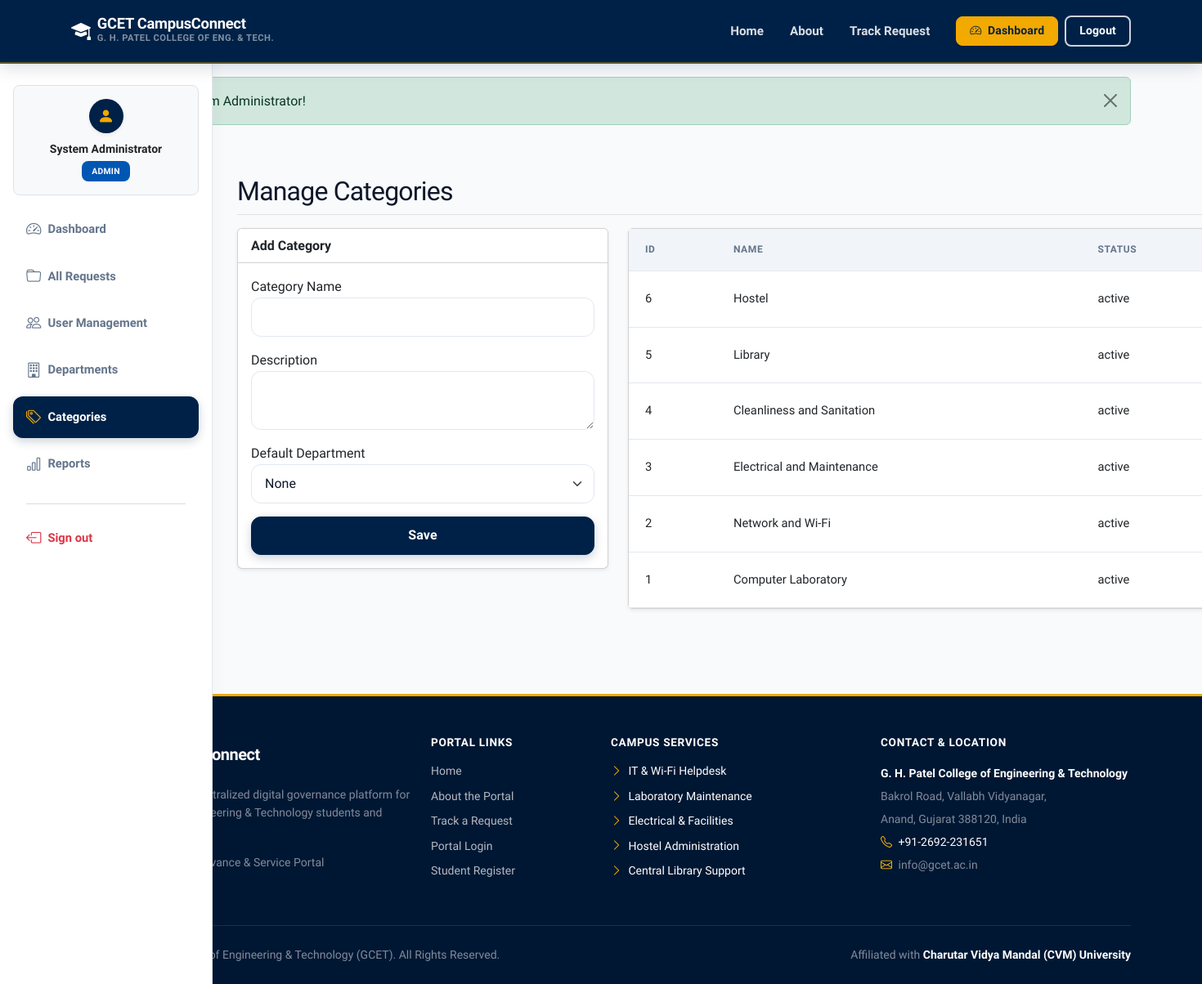
Screenshot of /admin/categories.php (signed in) with the database file from the repository.
### tables this page shows
CREATE TABLE IF NOT EXISTS categories (
    id INT AUTO_INCREMENT PRIMARY KEY,
    category_name VARCHAR(100) NOT NULL,
    description TEXT,
    default_department_id INT NULL,
    status ENUM('active', 'inactive') DEFAULT 'active',
    created_at TIMESTAMP DEFAULT CURRENT_TIMESTAMP,
    FOREIGN KEY (default_department_id) REFERENCES departments(id) ON DELETE SET NULL
);

### admin/categories.php (the view, shortened to what this page needs)
<?php
require_once '../config/database.php';
$stmt = $pdo->query("SELECT * FROM categories ORDER BY id DESC");
$categories = $stmt->fetchAll();
?>
<?php require_once '../includes/header.php'; ?>
<div class="container-fluid">
    <div class="row">
        <?php require_once '../includes/sidebar.php'; ?>
        <div class="main-content">
            <h1 class="h2 pt-3 pb-2 mb-3 border-bottom">Manage Categories</h1>
            <div class="row">
                <div class="col-md-4">
                    <div class="card shadow-sm mb-4">
                        <div class="card-header bg-white fw-bold">Add Category</div>
                        <div class="card-body">
                            <form method="POST">
                                <div class="mb-3">
                                    <label>Category Name</label>
                                    <input type="text" name="category_name" class="form-control" required>
                                </div>
                                <div class="mb-3">
                                    <label>Description</label>
                                    <textarea name="description" class="form-control"></textarea>
                                </div>
                                <div class="mb-3">
                                    <label>Default Department</label>
                                    <select name="default_department_id" class="form-select">
                                        <option value="">None</option>
                                    </select>
                                </div>
                                <button type="submit" class="btn btn-primary w-100">Save</button>
                            </form>
                        </div>
                    </div>
                </div>
                <div class="col-md-8">
                    <div class="card shadow-sm">
                        <div class="card-body p-0">
                            <table class="table mb-0">
                                <thead class="table-light">
                                    <tr>
                                        <th>ID</th>
                                        <th>Name</th>
                                        <th>Status</th>
                                    </tr>
                                </thead>
                                <tbody>
                                    <?php foreach($categories as $c): ?>
                                    <tr>
                                        <td><?= $c['id'] ?></td>
                                        <td><?= htmlspecialchars($c['category_name']) ?></td>
                                        <td><?= $c['status'] ?></td>
                                    </tr>
                                    <?php endforeach; ?>
                                </tbody>
                            </table>
                        </div>
                    </div>
                </div>
            </div>
        </div>
    </div>
</div>
<?php require_once '../includes/footer.php'; ?>

### rows the page displays
categories: id "6", category_name "Hostel", status "active"
categories: id "5", category_name "Library", status "active"
categories: id "4", category_name "Cleanliness and Sanitation", status "active"
categories: id "3", category_name "Electrical and Maintenance", status "active"
categories: id "2", category_name "Network and Wi-Fi", status "active"
categories: id "1", category_name "Computer Laboratory", status "active"

### other values shown
$_SESSION['full_name'] "System Administrator"
$role "ADMIN"
$item['label'] "Dashboard"
$item['label'] "All Requests"
$item['label'] "User Management"
$item['label'] "Departments"
$item['label'] "Categories"
$item['label'] "Reports"
